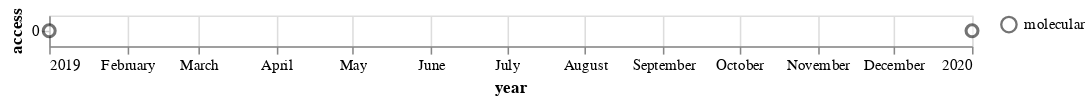

Source (notebook cell):
### Code cell
fourth_chart

### Figure 1 — Vega-Lite specification as saved in the notebook (floating-point values rounded to 4 significant figures)
{"config": {"view": {"continuousWidth": 400, "continuousHeight": 300}}, "data": {"name": "data-56797cbe1e90c5b6856a929c250d4027"}, "mark": {"type": "circle", "fill": "white", "size": 60, "stroke": "black"}, "encoding": {"opacity": {"type": "nominal", "field": "type", "legend": {"title": ""}}, "x": {"type": "temporal", "field": "year"}, "y": {"type": "nominal", "field": "access"}}, "transform": [{"filter": "datum.type == \"molecular\""}], "width": 600, "$schema": "https://vega.github.io/schema/vega-lite/v4.8.1.json", "datasets": {"data-56797cbe1e90c5b6856a929c250d4027": [{"year": "1932-01-01T00:00:00", "name": "Drum memory", "type": "magnetic", "usage": "1960s", "capacity": 62500, "lifespan": null, "access": 0.0}, {"year": "1946-01-01T00:00:00", "name": "Williams-Kilburn Tube", "type": "cathode ray tube", "usage": "1955", "capacity": 1000, "lifespan": null, "access": 1.0}, {"year": "1949-01-01T00:00:00", "name": "Magnetic-core memory", "type": "magnetic", "usage": "1970s", "capacity": 100000, "lifespan": null, "access": 1.0}, {"year": "1952-01-01T00:00:00", "name": "Magnetic Band (Tape)", "type": "magnetic", "usage": "today", "capacity": 1000000, "lifespan": null, "access": 0.0}, {"year": "1956-01-01T00:00:00", "name": "Hard Disk Drive", "type": "magnetic", "usage": "today", "capacity": 2000000000000, "lifespan": null, "access": 1.0}, {"year": "1960-01-01T00:00:00", "name": "Magnetic stripe card", "type": "magnetic", "usage": null, "capacity": 200, "lifespan": "3", "access": 0.0}, {"year": "1969-01-01T00:00:00", "name": "Floppy Disk", "type": "magnetic", "usage": "1990s", "capacity": 1440000, "lifespan": "5--30", "access": 1.0}, {"year": "1970-01-01T00:00:00", "name": "Bubble Memory", "type": "magnetic", "usage": "1980s", "capacity": 125000, "lifespan": null, "access": 0.0}, {"year": "1978-01-01T00:00:00", "name": "LaserDisc (LD)/Discovision (DV)", "type": "optical", "usage": "2001", "capacity": 324000000, "lifespan": null, "access": 1.0}, {"year": "1979-01-01T00:00:00", "name": "Solid-State-Drive (SSD)", "type": "electronic", "usage": "today", "capacity": 5000000000000, "lifespan": "~10", "access": 1.0}, {"year": "1981-01-01T00:00:00", "name": "Compact Disc (CD)", "type": "optical", "usage": "today", "capacity": 700000000, "lifespan": "25", "access": 1.0}, {"year": "1987-01-01T00:00:00", "name": "Digital Audio Tape (DAT)", "type": "electro-mechanical", "usage": "2005", "capacity": 256000, "lifespan": "30", "access": 0.0}, {"year": "1991-01-01T00:00:00", "name": "Mini-Disc", "type": "magneto-optical", "usage": "2001", "capacity": 140000000, "lifespan": "30-40", "access": 1.0}, {"year": "1992-01-01T00:00:00", "name": "Digital Compact Cassette (DCC)", "type": "magnetic", "usage": "1996", "capacity": 250000000, "lifespan": "30", "access": 0.0}, {"year": "1994-01-01T00:00:00", "name": "Zip Drive", "type": "magnetic", "usage": "1990s", "capacity": 95370000, "lifespan": "5-10", "access": 1.0}, {"year": "1995-01-01T00:00:00", "name": "CompactFlash (CF)", "type": "electronic", "usage": "today", "capacity": 256000000000, "lifespan": "70-80", "access": 1.0}, {"year": "1995-01-01T00:00:00", "name": "Digital Versatile Disc (DVD)", "type": "optical", "usage": "today", "capacity": 4500000000, "lifespan": "25", "access": 1.0}, {"year": "2000-01-01T00:00:00", "name": "USB Flash Disk", "type": "electronic", "usage": "today", "capacity": 2000000000000, "lifespan": "10", "access": 1.0}, {"year": "2001-01-01T00:00:00", "name": "Secure Digital (SD) card", "type": "electronic", "usage": "today", "capacity": 128000000000000, "lifespan": "10", "access": 1.0}, {"year": "2002-01-01T00:00:00", "name": "Blu-ray Disc (BD)", "type": "optical", "usage": "2019", "capacity": 128000000000, "lifespan": "100-150", "access": 1.0}, {"year": "2004-01-01T00:00:00", "name": "Holographic Versatile Disc (HVD)", "type": "optical", "usage": "today", "capacity": 3900000000, "lifespan": "3", "access": 1.0}, {"year": "2009-01-01T00:00:00", "name": "Millennial Disc (M-DISC)", "type": "optical", "usage": "2016", "capacity": 100000000000, "lifespan": "1000", "access": 1.0}, {"year": "2016-01-01T00:00:00", "name": "Chlorine Atomic memory", "type": "atomic", "usage": "today", "capacity": 1000, "lifespan": "U", "access": null}, {"year": "2019-01-01T00:00:00", "name": "DNA", "type": "molecular", "usage": "today", "capacity": 215000000000000000, "lifespan": "500", "access": 0.0}, {"year": "2020-01-01T00:00:00", "name": "Metabolites", "type": "molecular", "usage": "today", "capacity": 70000, "lifespan": null, "access": 0.0}]}}
